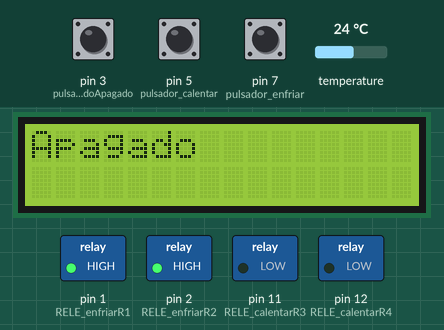
This sketch was run on a simulated Arduino Uno, built with avr-gcc and run on an emulated ATmega328P. Parts: 16×2 character LCD, switched loads named in the sketch (green lamp = pin HIGH). The test bench sets the inputs (shaded band); at power-on: pin 3 (pulsador_EncendidoApagado) HIGH, pin 5 (pulsador_calentar) HIGH, pin 7 (pulsador_enfriar) HIGH, temperature 24 °C.

Above: at 1.2 s.
1.3 s: pin 3 (pulsador_EncendidoApagado) pulled LOW for 0.65 s
At 2.4 s:
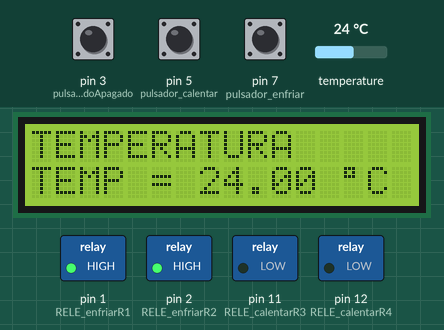
3.4 s: pin 5 (pulsador_calentar) pulled LOW for 3.2 s
At 6.5 s:
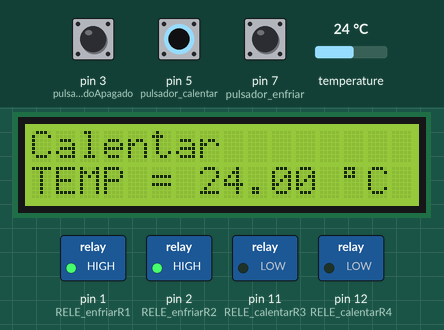
10.0 s: pin 3 (pulsador_EncendidoApagado) pulled LOW for 1 s
At 11.0 s:
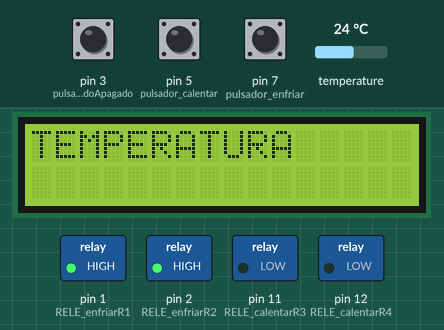
12.9 s: pin 7 (pulsador_enfriar) pulled LOW for 1 s
At 15.1 s:
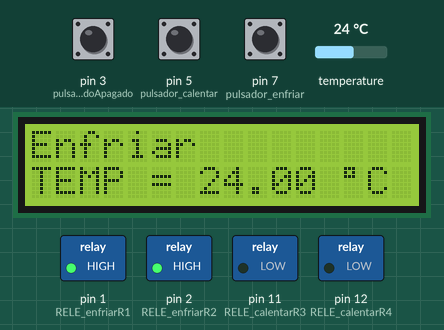
18.4 s: temperature set to 12.7 °C
At 19.1 s:
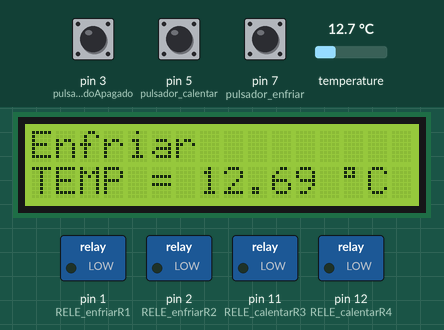
20.8 s: temperature set to 11.5 °C
At 22.1 s:
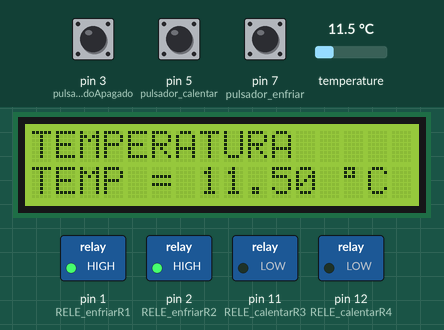
Timing chart, 0 to 23.8 s (numbered marks = the images above; inputs shaded):
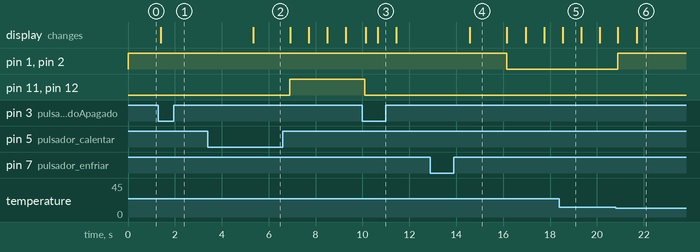

Measured:
- the behaviour switches between 12.1 and 12 °C on temperature (found by bisection; images 5 and 6)
- after the input at 1.3 s, the display: first differs from a run without the input after 0.10 s (image 1)
- after the input at 3.4 s, pin 11 (RELE_calentarR3), pin 12 (RELE_calentarR4): LOW → HIGH after 3.5 s; the display: changes after 1.9 s (image 2)
- after the input at 10.0 s, pin 11 (RELE_calentarR3), pin 12 (RELE_calentarR4): HIGH → LOW after 0.10 s; the display: first changes after 0.13 s (image 3 shows a later state)
- after the input at 12.9 s, pin 1 (RELE_enfriarR1), pin 2 (RELE_enfriarR2): HIGH → LOW after 3.2 s; the display: changes after 1.7 s (image 4)
- after the input at 18.4 s, the display: changes after 0.14 s (image 5)
- after the input at 20.8 s, pin 1 (RELE_enfriarR1), pin 2 (RELE_enfriarR2): LOW → HIGH after 0.10 s; the display: first changes after 0.10 s (image 6 shows a later state)

The sketch:

SistemaPeltier.ino
```cpp
// Ana Belén Díaz Dochado
// Email: anabelendiaz99@gmail.com

// Incluimos las librerías, instaladas previamente las no estándar (OneWire, LiquidCrystal_I2C y DallasTemperature)

#include <LiquidCrystal_I2C.h> // Librería para el LCD I2C
#include <DallasTemperature.h> // Librería para el sensor DS18B20
#include <OneWire.h> // Librería para la comunicación con un solo cable
#include <Wire.h> // Librería para la comunicación I2C

float temperatura; //Variable en la que se almacena la temperatura recogida por el sensor

int PIN_sensor = 6; // Pin digital para el sensor de temperatura DS18B20

int pulsador_EncendidoApagado = 3; // Pin digital para el pulsador encargado de encender o apagar, en este caso el modo encendido
//da la temperatura y el modo apagado escribe 'Apagado' en la pantalla y abre los reles para que no pase corriente por la peltier

int pulsador_calentar = 5; // Pin digital para el pulsador encargado de calentar la peltier (mediante polaridad invertida)

int pulsador_enfriar = 7; // Pin digital para el pulsador encargado de enfriar la peltier (mediante polaridad normal)

int RELE_enfriarR1 = 1; // Pin digital para el rele encargado de enfriar

int RELE_enfriarR2 = 2; // Pin digital para el rele encargado de enfriar

int RELE_calentarR3 = 11; // Pin digital para el rele encargado de calentar

int RELE_calentarR4 = 12; // Pin digital para el rele encargado de calentar

int estado_puls = 1; // Variable que almacena el estado del pulsador Encendido/apagado actual, 1 para no pulsado y 0 para pulsado.

int anterior_puls = 1; // Variable que almacena el estado del pulsador Encendido/apagado anterior, 1 para no pulsado y 0 para pulsado.

int estado_puls_calentar = 1; // Variable que almacena el estado del pulsador para calentar actual, 1 para no pulsado y 0 para pulsado.

int anterior_puls_calentar = 1; // Variable que almacena el estado del pulsador para calentar anterior, 1 para no pulsado y 0 para pulsado.

int estado_puls_enfriar = 1; // Variable que almacena el estado del pulsador para enfriar actual, 1 para no pulsado y 0 para pulsado.

int anterior_puls_enfriar = 1; // Variable que almacena el estado del pulsador para enfriar anterior, 1 para no pulsado y 0 para pulsado.

OneWire ourWire(PIN_sensor); // Se establece el pin digital 6 para la comunicación OneWire

DallasTemperature sensor(&ourWire); // Se instancia la librería DallasTemperature

// Declaración del objeto para el LCD

LiquidCrystal_I2C lcd(0x27,16,2);

void setup() {

  pinMode(PIN_sensor, INPUT); // Pin digital 6 como entrada

  pinMode(pulsador_EncendidoApagado, INPUT_PULLUP); // Pin digital 3 como entrada

  pinMode(pulsador_enfriar, INPUT_PULLUP); // Pin digital 7 como entrada

  pinMode(RELE_enfriarR1, OUTPUT); // Pin digital 1 como salida

  pinMode(RELE_enfriarR2, OUTPUT); // Pin digital 2 como salida

  pinMode(pulsador_calentar, INPUT_PULLUP); // Pin digital 5 como entrada

  pinMode(RELE_calentarR3, OUTPUT); // Pin digital 11 como salida

  pinMode(RELE_calentarR4, OUTPUT); // Pin digital 12 como salida

  digitalWrite(RELE_enfriarR1, HIGH); // RELE_enfriarR1 inicialmente desconectado

  digitalWrite(RELE_enfriarR2, HIGH); // RELE_enfriarR2 inicialmente desconectado

  digitalWrite(RELE_calentarR3, LOW); // RELE_calentarR3 inicialmente desconectado

  digitalWrite(RELE_calentarR4, LOW); // RELE_calentarR4 inicialmente desconectado

  lcd.init(); // Se inicializa la LCD

  lcd.backlight(); // Encender la luz de fondo de la LCD

  sensor.begin(); // Se inicializa el sensor de temperatura DS18B20

}

void loop() {

  estado_puls = digitalRead(pulsador_EncendidoApagado); // Comprobamos el estado actual del pulsador_EncendidoApagado
  estado_puls_calentar = digitalRead(pulsador_calentar); // Comprobamos el estado actual del pulsador_calentar
  estado_puls_enfriar = digitalRead(pulsador_enfriar); // Comprobamos el estado actual del pulsador_enfriar

  leer_puls(); //Función que determina que hacer dependiendo del estado del pulsador_EncendidoApagado
  leer_puls_calentar(); //Función que determina que hacer dependiendo del estado del pulsador_calentar
  leer_puls_enfriar(); //Función que determina que hacer dependiendo del estado del pulsador_enfriar

  // Condicion de seguridad, en el caso de que la temperatura supere los 42 grados o baje de 12 grados se abriran los reles para que deje de pasar corriente.
  if(temperatura > 38 || temperatura < 12){
    digitalWrite(RELE_calentarR3, LOW);
    digitalWrite(RELE_enfriarR1, HIGH);
    digitalWrite(RELE_calentarR4, LOW);
    digitalWrite(RELE_enfriarR2, HIGH);
    estado_puls_calentar=1;
    anterior_puls_calentar=1;
    estado_puls_enfriar=1;
    anterior_puls_enfriar=1;
    pedirTemp();
  }
}

void leer_puls () {
  //En el caso de que se presione el pulsador y el anterior no hubiera sido pulsado se enciende e imprime la temperatura
  if(estado_puls==0 && anterior_puls==1){
    lcd.setCursor(0,0);
    lcd.print("TEMPERATURA"); // Imprimo la cabecera
    pedirTemp();
    estado_puls=1;
    anterior_puls = 0;
  }
  //Al dejar de presionar el pulsador el estado pasa 1 de nuevo por lo tanto sigue dando la temperatura
  if(estado_puls == 1 && anterior_puls == 0){
    lcd.setCursor(0,0);
    lcd.print("TEMPERATURA"); // Imprimo la cabecera
    pedirTemp();
  }
  //Si se vuelve a pulsar es para apagar
  if(estado_puls==0 && anterior_puls==0){
    lcd.setCursor(0,0);
    lcd.print("Apagando        ");
    lcd.setCursor(0,1);
    lcd.print("                ");
    anterior_puls = 1;
    estado_puls = 1;
    anterior_puls_calentar = 1;
    estado_puls_calentar = 1;
    digitalWrite(RELE_calentarR3, LOW);
    digitalWrite(RELE_calentarR4, LOW);
    anterior_puls_enfriar = 1;
    estado_puls_enfriar = 1;
    digitalWrite(RELE_enfriarR1, HIGH);
    digitalWrite(RELE_enfriarR2, HIGH);
}

  if(estado_puls == 1 && anterior_puls == 1 && estado_puls_calentar == 1 && anterior_puls_calentar == 1 && estado_puls_enfriar == 1 && anterior_puls_enfriar == 1){
    lcd.setCursor(0,0);
    lcd.print("Apagado         ");
    lcd.setCursor(0,1);
    lcd.print("                ");
    delay(500);
  }
}

void leer_puls_calentar () {
  //En el caso de que se presione el pulsador_calentar, el anterior no hubiera sido pulsado, estuviera encendido previamente y el estado del pulsador enfriar y el anterior sean 1 se calienta la placa
  if(estado_puls_calentar==0 && anterior_puls_calentar==1 && estado_puls == 1 && anterior_puls == 0 && estado_puls_enfriar == 1 && anterior_puls_enfriar == 1){

    lcd.setCursor(0,0);
    lcd.print("Calentar       "); // Imprimo la cabecera
    pedirTemp();
    estado_puls_calentar=1;
    anterior_puls_calentar= 0;

  }

  if(estado_puls_calentar==1 && anterior_puls_calentar==0 && estado_puls==1 && anterior_puls==0 && estado_puls_enfriar==1 && anterior_puls_enfriar==1){
    if(temperatura<38){
      lcd.setCursor(0,0);
      lcd.print("Calentar       ");
      pedirTemp();
      digitalWrite(RELE_calentarR3, HIGH);
      digitalWrite(RELE_calentarR4, HIGH);
    }
    else{ //Cuando se detecte una temperaura mayor a 40 se abrira el rele y se terminara el modo calentar
      digitalWrite(RELE_calentarR3, LOW);
      digitalWrite(RELE_calentarR4, LOW);
      estado_puls_calentar=0;
      anterior_puls_calentar= 0;
    }
  }
  if(estado_puls_calentar == 0 && anterior_puls_calentar == 0 && estado_puls == 1 && anterior_puls == 0 && estado_puls_enfriar == 1 && anterior_puls_enfriar== 1){
    digitalWrite(RELE_calentarR3, LOW);
    digitalWrite(RELE_calentarR4, LOW);
    anterior_puls_calentar = 1;
    estado_puls_calentar = 1;

  }
  if(estado_puls_calentar == 1 && anterior_puls_calentar == 1 && estado_puls == 1 && anterior_puls == 0 && estado_puls_enfriar == 1 && anterior_puls_enfriar == 1){
    digitalWrite(RELE_calentarR3, LOW);
    digitalWrite(RELE_calentarR4, LOW);
    pedirTemp();
  }
}

void leer_puls_enfriar () {
  //En el caso de que se presione el pulsador_enfriar, el anterior no hubiera sido pulsado, estuviera encendido previamente y el estado del pulsador calentar y el anterior sean 1 se enfria la placa
   if(estado_puls_enfriar==0 && anterior_puls_enfriar==1 && estado_puls == 1 && anterior_puls == 0 && estado_puls_calentar == 1 && anterior_puls_calentar == 1){

    lcd.setCursor(0,0);
    lcd.print("Enfriar       "); // Imprimo la cabecera
    pedirTemp();
    estado_puls_enfriar=1;
    anterior_puls_enfriar = 0;

  }

  if(estado_puls_enfriar == 1 && anterior_puls_enfriar == 0 && estado_puls == 1 && anterior_puls == 0 && estado_puls_calentar == 1 && anterior_puls_calentar == 1){
    if(temperatura>12){
      lcd.setCursor(0,0);
      lcd.print("Enfriar       "); // Imprimo la cabecera
      pedirTemp();
      digitalWrite(RELE_enfriarR1, LOW);
      digitalWrite(RELE_enfriarR2, LOW);
    }
    else{ //Cuando se detecte una temperaura menor a 12 se abrira el rele y se terminara el modo calentar
      digitalWrite(RELE_enfriarR1, HIGH);
      digitalWrite(RELE_enfriarR2, HIGH);
      estado_puls_enfriar=0;
      anterior_puls_enfriar= 0;
    }
  }

  if(estado_puls_enfriar == 0 && anterior_puls_enfriar == 0 && estado_puls == 1 && anterior_puls == 0 && estado_puls_calentar == 1 && anterior_puls_calentar == 1){
    digitalWrite(RELE_enfriarR1, HIGH);
    digitalWrite(RELE_enfriarR2, HIGH);
    anterior_puls_enfriar = 1;
    estado_puls_enfriar = 1;

  }
  if(estado_puls_enfriar == 1 && anterior_puls_enfriar == 1 && estado_puls == 1 && anterior_puls == 0 && estado_puls_calentar == 1 && anterior_puls_calentar == 1){
    digitalWrite(RELE_enfriarR1, HIGH);
    digitalWrite(RELE_enfriarR2, HIGH);
    pedirTemp();
  }
}
void pedirTemp () {
  //Funcion que lee la temperatura del sensor y la imprime en la LCD
  sensor.requestTemperatures(); // Prepara el sensor de temperatura DS18B20 para su lectura

  temperatura = sensor.getTempCByIndex(0); // Se lee la temperatura del sensor en grados Celsius

  // Mostramos el valor de la temperatura a través del LCD 2004
  lcd.setCursor(0,1);
  lcd.print("TEMP = ");
  lcd.print(temperatura);
  lcd.print(" \337C"); // Símbolo de º (número en OCTAL) + C (tabla de caracteres especiales LCD 1602)
}
```
